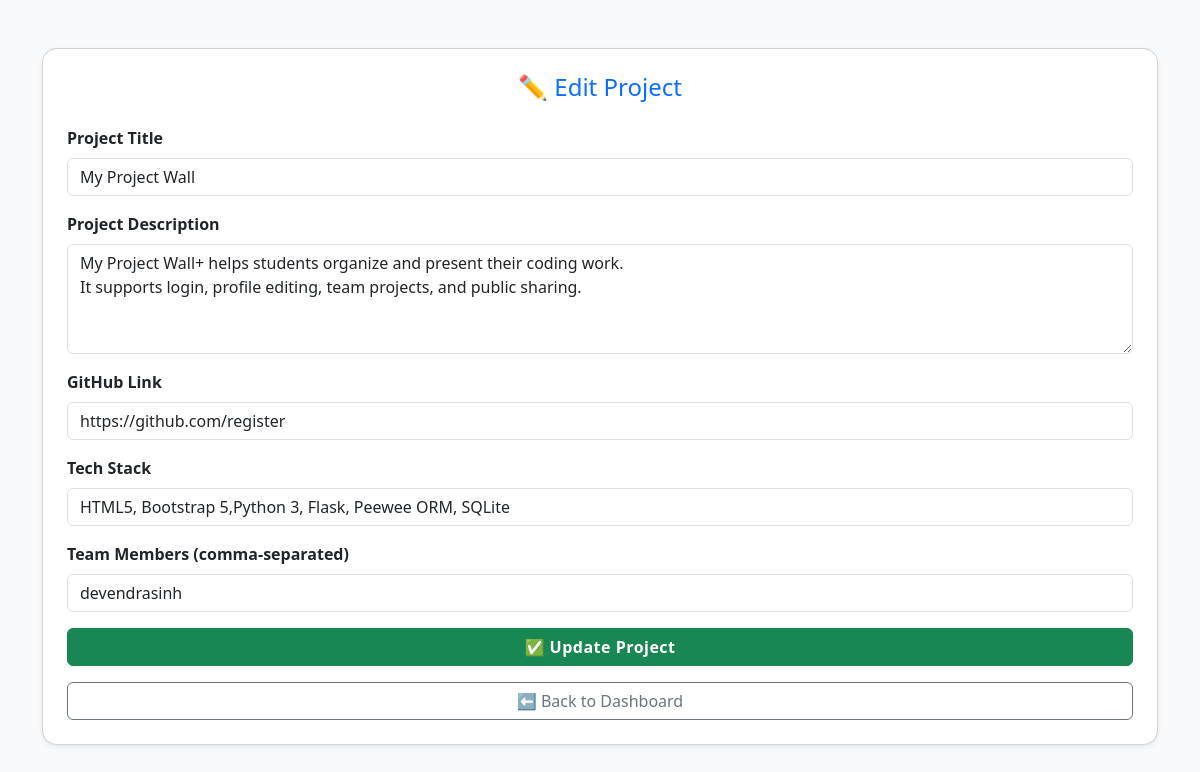
Page /edit/1 (signed in) on the committed database.
### models.py (models this page shows)
class BaseModel(Model):
    class Meta:
        database = db

class Project(BaseModel):
    title = CharField()
    description = TextField()
    github_url = CharField(null=True)
    tech_stack = CharField(null=True)
    team_members = CharField(null=True, default="")  # Comma-separated
    is_favorite = BooleanField(default=False)
    user = ForeignKeyField(User, backref='projects')

### operations.py (the view, shortened to what this page needs)
@ops_bp.route('/edit/<int:id>', methods=['GET', 'POST'])
@login_required
def edit_project(id):
    project = Project.get_or_none(Project.id == id, Project.user == current_user.id)
    if not project:
        return "Not found", 404
    return render_template('add_edit.html', project=project)

### main.py (called while the page is built)
@login_manager.user_loader
def load_user(user_id):
    return User.get_or_none(User.id == int(user_id))

### templates/add_edit.html (shortened to what this page needs)
<!DOCTYPE html>
<html lang="en">
<head>
  <link href="https://cdn.jsdelivr.net/npm/bootstrap@5.3.2/dist/css/bootstrap.min.css" rel="stylesheet">
</head>
<body class="bg-light">
  <div class="container mt-5">
    <div class="card p-4 shadow-sm">
      <h4 class="mb-4 text-center text-primary">
        {% if project %} ✏️ Edit Project {% else %} ➕ Add New Project {% endif %}
      </h4>
      <form method="post">
        <div class="mb-3">
          <label for="title" class="form-label">Project Title</label>
          <input type="text" name="title" id="title" class="form-control"
                 value="{{ project.title if project else '' }}" required>
        </div>
        <div class="mb-3">
          <label for="description" class="form-label">Project Description</label>
          <textarea name="description" id="description" class="form-control" rows="4" required>{{ project.description if project else '' }}</textarea>
        </div>
        <div class="mb-3">
          <label for="github" class="form-label">GitHub Link</label>
          <input type="url" name="github" id="github" value="{{ project.github_url if project else '' }}"
            class="form-control" required placeholder="https://github.com/your-repo">
        </div>
        <div class="mb-3">
          <label for="tech" class="form-label">Tech Stack</label>
          <input type="text" name="tech" id="tech" class="form-control"
                 value="{{ project.tech_stack if project else '' }}" placeholder="e.g. Flask, Bootstrap, SQLite">
        </div>
        <div class="mb-3">
          <label for="team_members" class="form-label">Team Members (comma-separated)</label>
          <input type="text" name="team_members" id="team_members" class="form-control"
                 value="{{ project.team_members if project else '' }}" placeholder="enter Team Members Na">
        </div>
        <button type="submit" class="btn btn-success w-100">
          {% if project %} ✅ Update Project {% else %} 🚀 Add Project {% endif %}
        </button>
        <a href="/dashboard" class="btn btn-outline-secondary mt-3 w-100">⬅️ Back to Dashboard</a>
      </form>
    </div>
  </div>
</body>
</html>

### templates/add_edit.html (style rules this page uses)
body { font-family: 'Segoe UI', sans-serif; background-color: #f8f9fa; }
.card { border-radius: 15px; }
.form-label { font-weight: 600; }
.btn-success { font-weight: bold; letter-spacing: 0.5px; }

### rows in the picture
Project: title "My Project Wall", description "My Project Wall+ helps students organize and present their coding work. It supports login, profile editing, team projects, and public sharing.", github "https://github.com/register", tech "HTML5, Bootstrap 5,Python 3, Flask, Peewee ORM, SQLite", team_members "devendrasinh"
